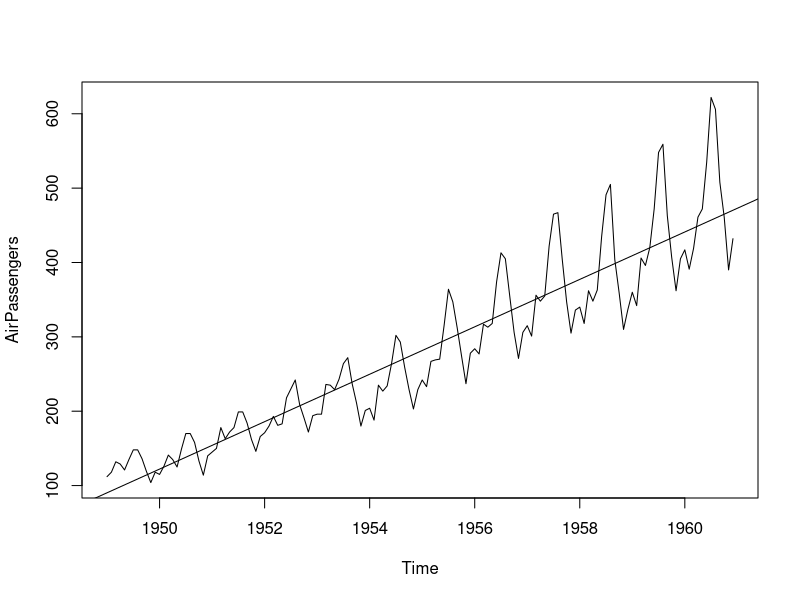
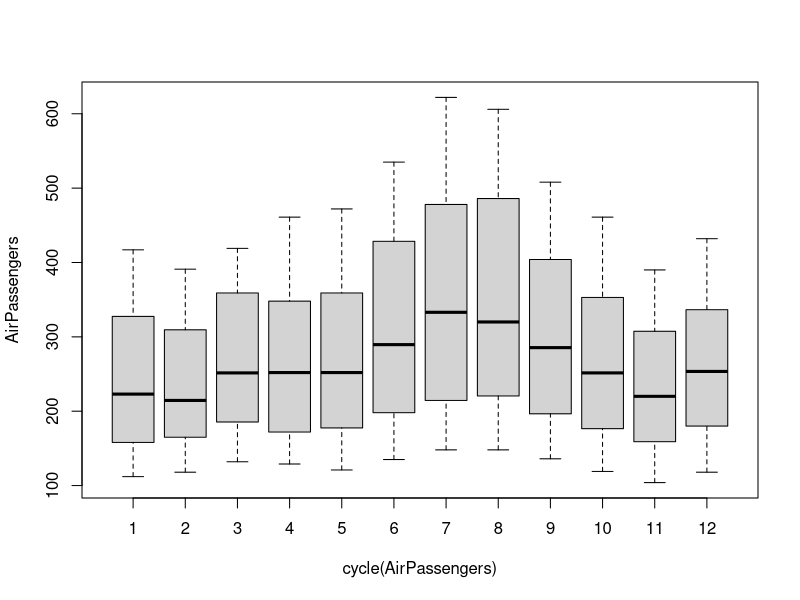
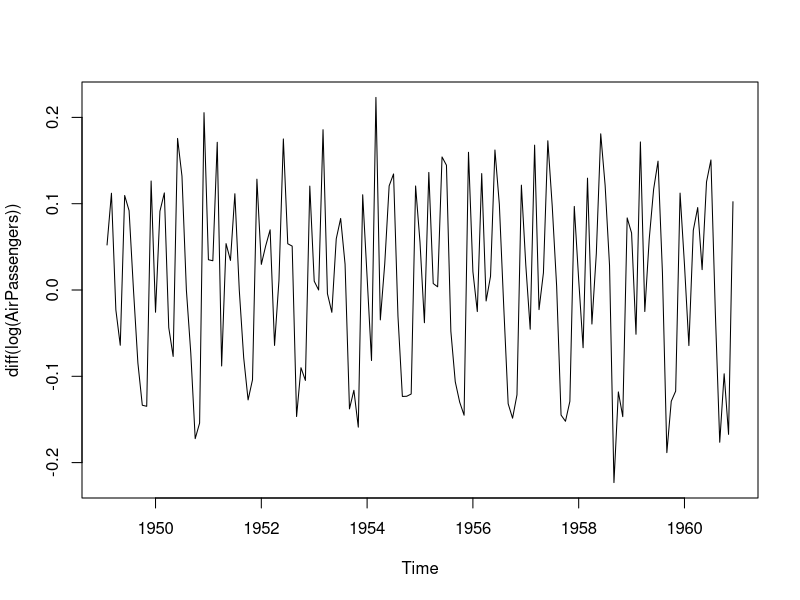
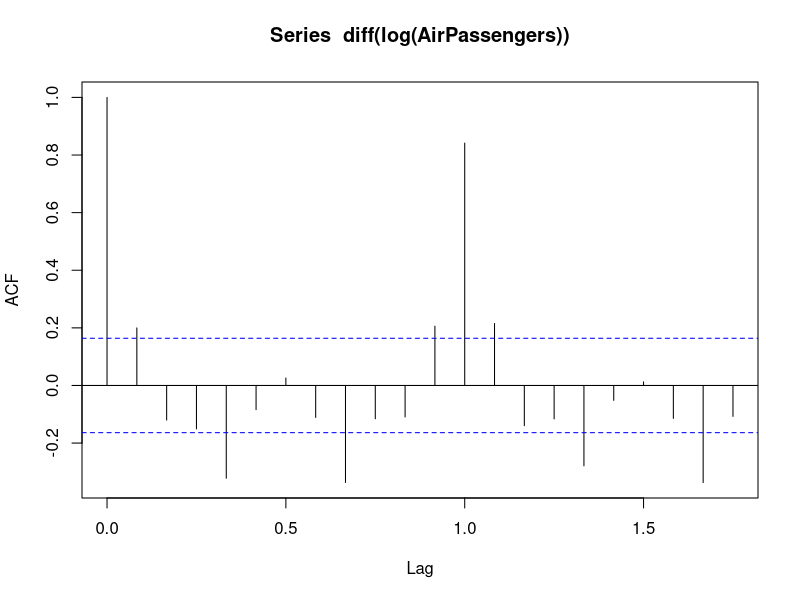
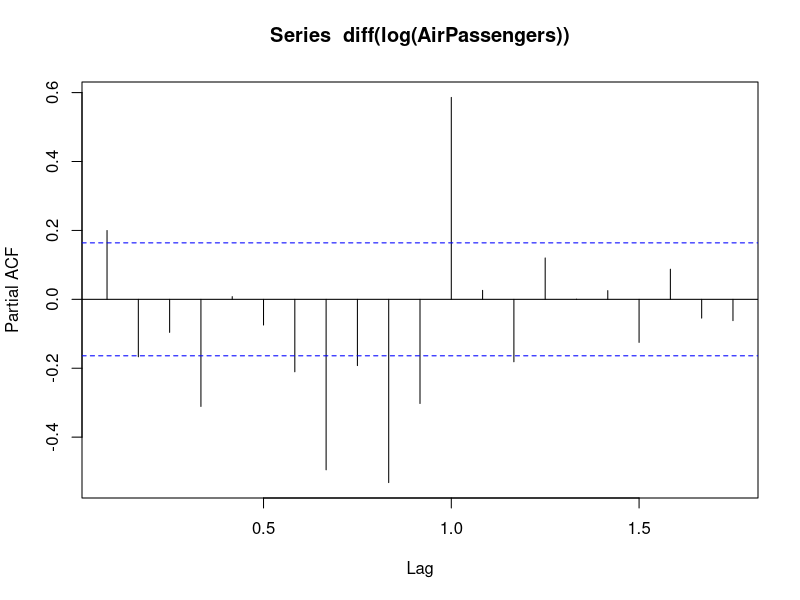
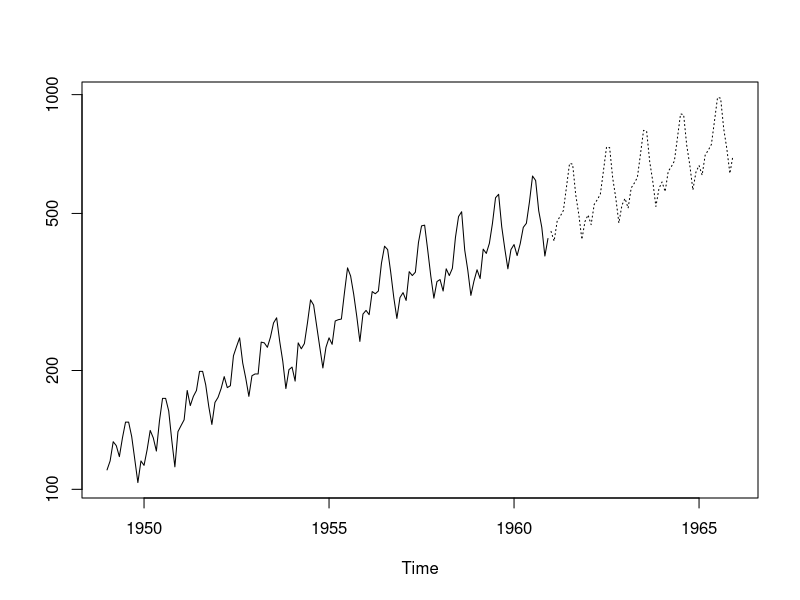
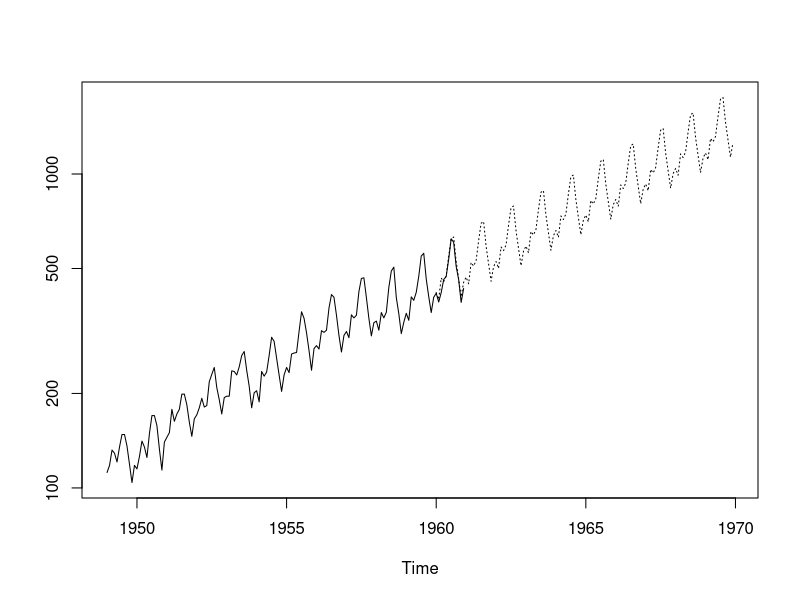

Write the R code that produced these figures, in order.
# Load the data
data("AirPassengers")
AirPassengers
class(AirPassengers)
#This tell us that tha data series is in a time series format
frequency(AirPassengers)
#This cycle of the time series is 12 months in a year
plot(AirPassengers)
summary(AirPassengers)
#Summary of the data
abline(reg = lm(AirPassengers~time(AirPassengers)))
#This will fit in a line
boxplot(AirPassengers~cycle(AirPassengers))
#Box plot across months will give us a sense on seasonal effect
plot(diff(log(AirPassengers)))
#We see that the series is stationary enough to do any kind of time series modelling.
library(tseries)

# Ar I MA

acf(diff(log(AirPassengers))) 
# Determines the value of q
pacf(diff(log(AirPassengers))) 
# Determines the value of p

#Let's fit an ARIMA model and predict the future 5 year
fit<-arima(log(AirPassengers),c(0,1,1),seasonal = (order=c(0,1,1)))
pred<-predict(fit,n.ahead = 5*12)
pred1<-2.718^pred$pred
#To convert log value to decimal value using "e" value
ts.plot(AirPassengers,2.718^pred$pred,log="y", lty=c(1,3))

#Testing our model
model1<-ts(AirPassengers,frequency = 12, start = c(1949,1),end=c(1959,12))
fit<-arima(log(model1),c(0,1,1),seasonal = list(order=c(0,1,1),period=12))
pred<-predict(fit,n.ahead = 10*12)
pred1<-2.718^pred$pred
data1<-head(pred1,12)
predict_1960<-round(data1,digits =0)
original_1960<-tail(AirPassengers,12)
ts.plot(AirPassengers,2.718^pred$pred,log = "y", lty=c(1,3))

